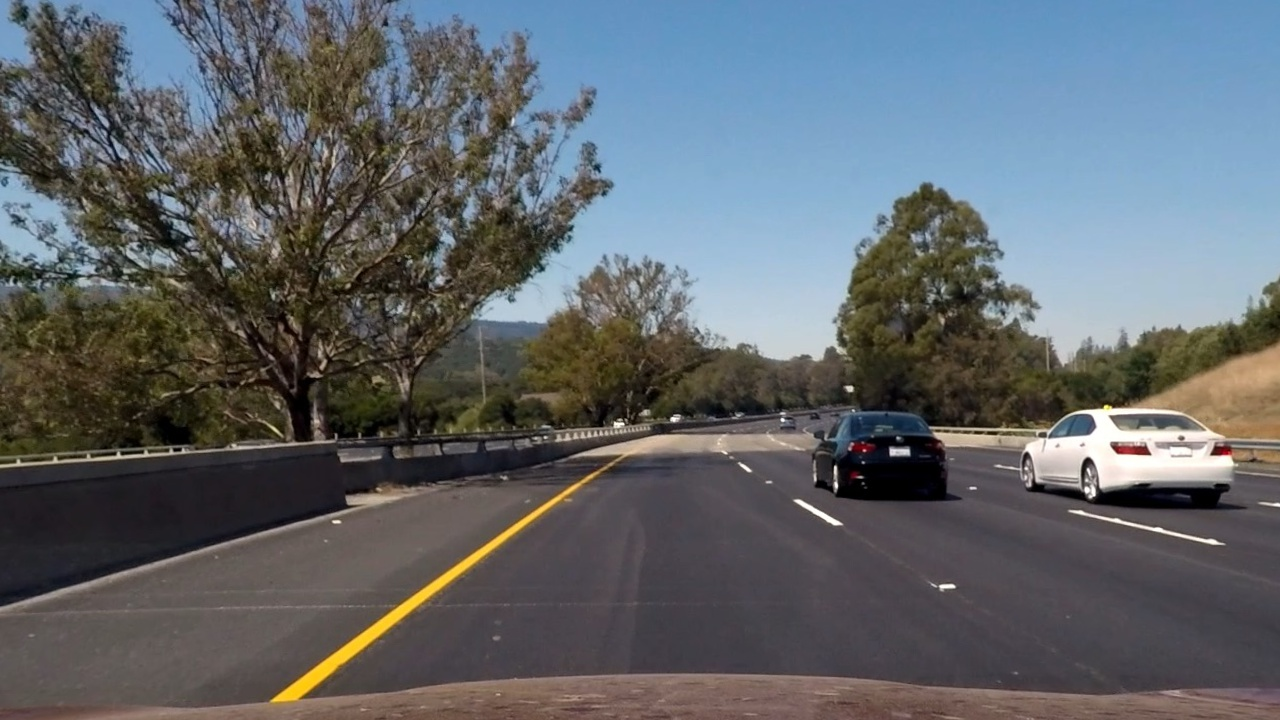
#> input picture output_images/test6.jpg, 1280 x 720 px
$ jupyter execute --allow-errors Untitled.ipynb   (older library calls are emulated)
#> lines starting #> are read from the running program, lines starting #| are printed output that depends on the picture; after the words box and inside, x2 and y2 are one past the last pixel; in counts of white or black regions, pixels touching at a corner belong together; long printed decimals are rounded
[cell 1]
import numpy as np
import cv2
import matplotlib.pyplot as plt
import matplotlib.image as mpimg
import glob

nx = 9
ny = 6
objpoints = []
imgpoints = []
objp = np.zeros((9*6,3), np.float32)
objp[:,:2] = np.mgrid[0:9,0:6].T.reshape(-1,2)

images = glob.glob("camera_cal/calibration*.jpg")

for image in images:
    img = mpimg.imread(image)
    gray = cv2.cvtColor(img, cv2.COLOR_BGR2GRAY)
    ret, corners = cv2.findChessboardCorners(gray, (nx, ny), None)
    if ret == True:
        imgpoints.append(corners)
        objpoints.append(objp)

#> (the rest of this cell did not finish here and is left out)

[cell 2]
img = cv2.imread('camera_cal/calibration1.jpg')
#> (the rest of this cell did not finish here and is left out)

[cell 3]
images = glob.glob("test_images/test*.jpg")

for image in images:
    file_name = image.split('/')[1]
    img = mpimg.imread(image)
    img = cv2.cvtColor(img, cv2.COLOR_BGR2RGB)
    undist = cv2.undistort(img, mtx, dist, None, mtx)
    cv2.imwrite("output_images/" + file_name,undist)
    hello = cv2.cvtColor(undist, cv2.COLOR_BGR2RGB)

#> (the rest of this cell did not finish here and is left out)

[cell 4]
def hls_select(img, thresh=(0, 255)):
    hls = cv2.cvtColor(img, cv2.COLOR_RGB2HLS)
    s_channel = hls[:,:,2]
    binary_output = np.zeros_like(s_channel)
    binary_output[(s_channel > thresh[0]) & (s_channel <= thresh[1])] = 1
    return binary_output

def sobel_thresh(img, orient='x', thresh_min=0, thresh_max=255):
    gray = cv2.cvtColor(img, cv2.COLOR_RGB2GRAY)
    if orient == 'x':
        abs_sobel = np.absolute(cv2.Sobel(gray, cv2.CV_64F, 1, 0))
    if orient == 'y':
        abs_sobel = np.absolute(cv2.Sobel(gray, cv2.CV_64F, 0, 1))
    scaled_sobel = np.uint8(255*abs_sobel/np.max(abs_sobel))
    binary_output = np.zeros_like(scaled_sobel)
    binary_output[(scaled_sobel >= thresh_min) & (scaled_sobel <= thresh_max)] = 1
    return binary_output

def mag_thresh(img, sobel_kernel=3, mag_thresh=(0, 255)):
    gray = cv2.cvtColor(img, cv2.COLOR_RGB2GRAY)
    sobelx = cv2.Sobel(gray, cv2.CV_64F, 1, 0, ksize=sobel_kernel)
    sobely = cv2.Sobel(gray, cv2.CV_64F, 0, 1, ksize=sobel_kernel)
    gradmag = np.sqrt(sobelx**2 + sobely**2)
    scale_factor = np.max(gradmag)/255
    gradmag = (gradmag/scale_factor).astype(np.uint8)
    binary_output = np.zeros_like(gradmag)
    binary_output[(gradmag >= mag_thresh[0]) & (gradmag <= mag_thresh[1])] = 1
    return binary_output

def dir_thresh(img, sobel_kernel=3, thresh=(0, np.pi/2)):
    gray = cv2.cvtColor(img, cv2.COLOR_RGB2GRAY)
    sobelx = cv2.Sobel(gray, cv2.CV_64F, 1, 0, ksize=sobel_kernel)
    sobely = cv2.Sobel(gray, cv2.CV_64F, 0, 1, ksize=sobel_kernel)
    absgraddir = np.arctan2(np.absolute(sobely), np.absolute(sobelx))
    binary_output =  np.zeros_like(absgraddir)
    binary_output[(absgraddir >= thresh[0]) & (absgraddir <= thresh[1])] = 1
    return binary_output

[cell 5]
image = cv2.imread("output_images/test6.jpg")
#> image is the input picture: shape (720, 1280, 3); mean B, G, R 106.1, 101.5, 96.4

grad_binary = sobel_thresh(image, orient='x', thresh_min=50, thresh_max=100)
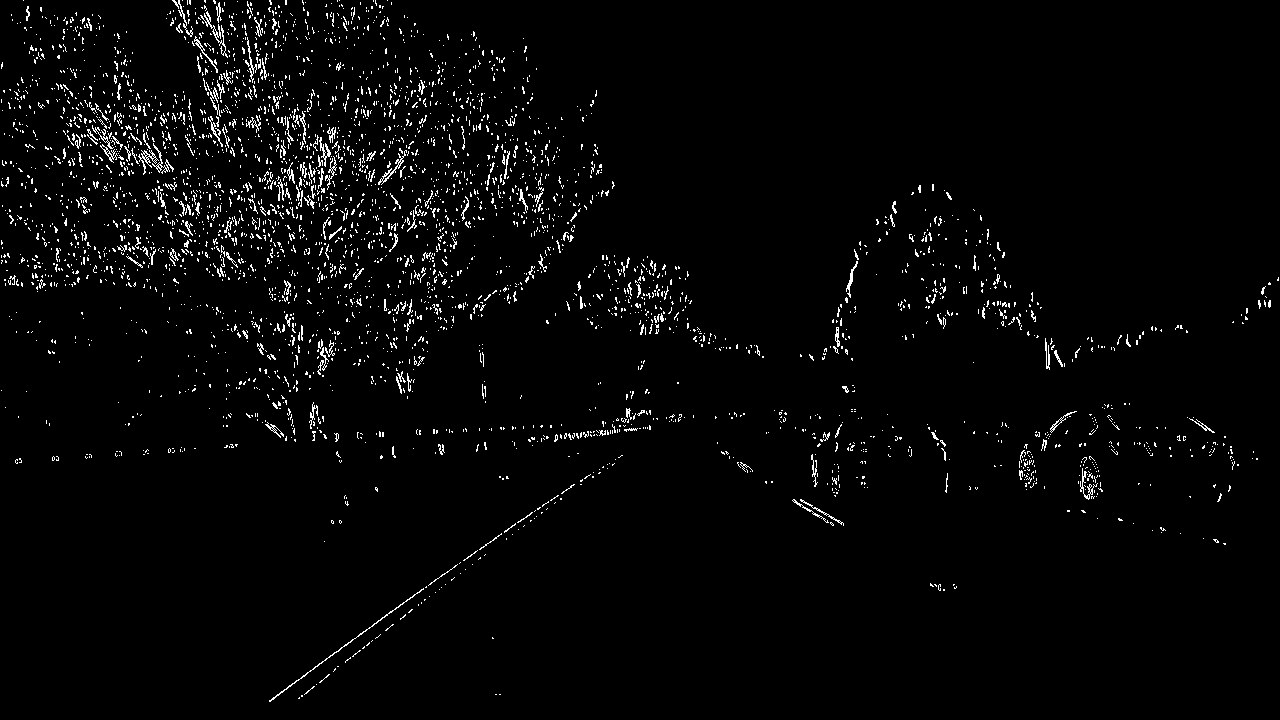
#> grad_binary: shape (720, 1280); values 0 (black) and 1 (white), 2.6% white in thin lines or dots
mag_binary = mag_thresh(image, sobel_kernel=11, mag_thresh=(50,100))
#> in mag_thresh, `gradmag = np.sqrt(sobelx**2 + sobely**2)`:
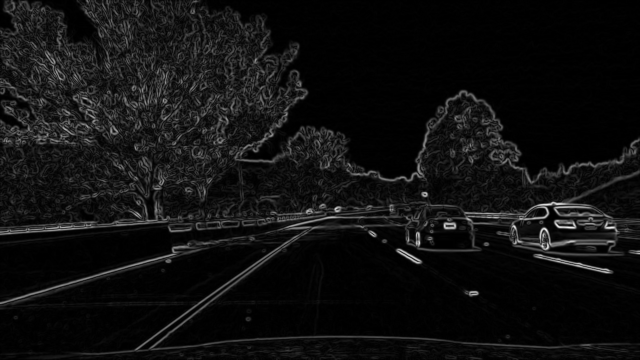
#> gradmag: shape (720, 1280) float64 (shown at 1/2 size); min 0, max 26569248.9, mean 1752131.8; drawn with min black and max white
#> in mag_thresh, `scale_factor = np.max(gradmag)/255`: scale_factor = 104193.1
#> mag_binary: shape (720, 1280); values 0 (black) and 1 (white), 7.9% white in thin lines or dots
dir_binary = dir_thresh(image, sobel_kernel=15, thresh=(0.8, 1.4))
#> dir_binary: shape (720, 1280) float64; values 0 (black) and 1 (white), 42.7% white; 5014 white regions (4047 under 20 px), largest, box (x1, y1, x2, y2) and area: (455, 1, 1279, 694) 164038, (1, 314, 723, 719) 65513, (1, 149, 288, 448) 15391

combined_binary = np.zeros_like(dir_binary)
combined_binary[(grad_binary == 1) | ((mag_binary == 1) & (dir_binary == 1))] = 1

hls_binary = hls_select(image, thresh=(180, 255))
#> hls_binary: shape (720, 1280); values 0 (black) and 1 (white), 1.8% white; 811 white regions (724 under 20 px), largest, box (x1, y1, x2, y2) and area: (1045, 406, 1233, 480) 3553, (272, 485, 578, 701) 3277, (839, 454, 945, 500) 1622

combined = np.zeros_like(combined_binary)
combined[(hls_binary == 1) | (combined_binary == 1)] = 1

color_binary = np.dstack(( np.zeros_like(hls_binary), combined_binary, hls_binary)) * 255

plt.imshow(combined ,cmap='gray')

[cell 6]
def transform_image(img):
    img_size = (combined.shape[1], combined.shape[0])
    offset = 100

    left_top  = [570,470]
    right_top = [720,470]
    left_bottom  = [250,690]
    right_bottom = [1100,690]

    src = np.float32([left_top, left_bottom, right_top, right_bottom])
    dst = np.float32([[300,0], [300,700], [900,0], [900,700]])

    M = cv2.getPerspectiveTransform(src, dst)
    warped = cv2.warpPerspective(combined, M, img_size, flags=cv2.INTER_NEAREST)

    plt.imshow(warped, cmap='gray')
    return warped, M

warped, M = transform_image(combined)

[cell 7]
def find_lane_pixels(binary_warped):
    histogram = np.sum(binary_warped[int(binary_warped.shape[0]//2):,:], axis=0)
    out_img = np.dstack((binary_warped, binary_warped, binary_warped))

    midpoint = np.int(histogram.shape[0]//2)
    leftx_base = np.argmax(histogram[:midpoint])
    rightx_base = np.argmax(histogram[midpoint:]) + midpoint

    nwindows = 9
    margin = 100
    minpix = 50

    window_height = np.int(binary_warped.shape[0]//nwindows)

    nonzero = binary_warped.nonzero()
    nonzeroy = np.array(nonzero[0])
    nonzerox = np.array(nonzero[1])

    leftx_current = leftx_base
    rightx_current = rightx_base

    left_lane_inds = []
    right_lane_inds = []

    for window in range(nwindows):
        win_y_low = binary_warped.shape[0] - (window+1)*window_height
        win_y_high = binary_warped.shape[0] - window*window_height
        win_xleft_low = leftx_current - margin
        win_xleft_high = leftx_current + margin
        win_xright_low = rightx_current - margin
        win_xright_high = rightx_current + margin

        cv2.rectangle(out_img,(win_xleft_low,win_y_low),
        (win_xleft_high,win_y_high),(0,255,0), 2)
        cv2.rectangle(out_img,(win_xright_low,win_y_low),
        (win_xright_high,win_y_high),(0,255,0), 2)

        good_left_inds = ((nonzeroy >= win_y_low) & (nonzeroy < win_y_high) &
        (nonzerox >= win_xleft_low) &  (nonzerox < win_xleft_high)).nonzero()[0]
        good_right_inds = ((nonzeroy >= win_y_low) & (nonzeroy < win_y_high) &
        (nonzerox >= win_xright_low) &  (nonzerox < win_xright_high)).nonzero()[0]

        left_lane_inds.append(good_left_inds)
        right_lane_inds.append(good_right_inds)

        if len(good_left_inds) > minpix:
            leftx_current = np.int(np.mean(nonzerox[good_left_inds]))
        if len(good_right_inds) > minpix:
            rightx_current = np.int(np.mean(nonzerox[good_right_inds]))
    try:
        left_lane_inds = np.concatenate(left_lane_inds)
        right_lane_inds = np.concatenate(right_lane_inds)
    except ValueError:
        pass

    leftx = nonzerox[left_lane_inds]
    lefty = nonzeroy[left_lane_inds]
    rightx = nonzerox[right_lane_inds]
    righty = nonzeroy[right_lane_inds]

    return leftx, lefty, rightx, righty, out_img

def fit_polynomial(binary_warped):
    leftx, lefty, rightx, righty, out_img = find_lane_pixels(binary_warped)

    left_fit = np.polyfit(lefty, leftx, 2)
    right_fit = np.polyfit(righty, rightx, 2)

    ploty = np.linspace(0, binary_warped.shape[0]-1, binary_warped.shape[0] )
    try:
        left_fitx = left_fit[0]*ploty**2 + left_fit[1]*ploty + left_fit[2]
        right_fitx = right_fit[0]*ploty**2 + right_fit[1]*ploty + right_fit[2]
    except TypeError:
        print('The function failed to fit a line!')
        left_fitx = 1*ploty**2 + 1*ploty
        right_fitx = 1*ploty**2 + 1*ploty

    out_img[lefty, leftx] = [255, 0, 0]
    out_img[righty, rightx] = [0, 0, 255]

    plt.plot(left_fitx, ploty, color='yellow')
    plt.plot(right_fitx, ploty, color='yellow')

    return out_img, left_fit, right_fit


# [56 lines left out: functions fit_poly, search_around_poly, not called in this run]


out_img, left_fit, right_fit = fit_polynomial(warped)
#> left_fit = [7.3e-05, -0.173, 417]; right_fit = [-9.28e-05, -0.0845, 1002.3]
plt.imshow(out_img)
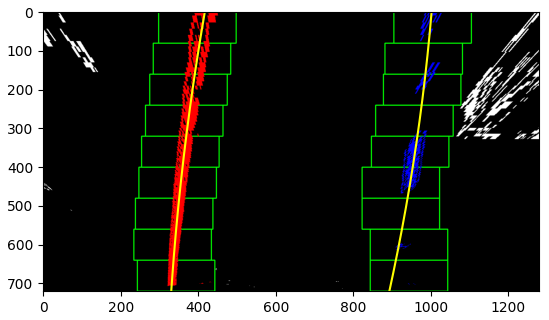
#> figure drawn by matplotlib, 1 panel

[cell 8]
def measure_curvature_real(warped, left_fit_cr, right_fit_cr):
    ym_per_pix = 30/720 # meters per pixel in y dimension
    xm_per_pix = 3.7/700 # meters per pixel in x dimension

    ploty = np.linspace(0, warped.shape[0]-1, warped.shape[0] )

    # Define y-value where we want radius of curvature
    # We'll choose the maximum y-value, corresponding to the bottom of the image
    y_eval = np.max(ploty)

    # Calculation of R_curve (radius of curvature)
    left_curverad = ((1 + (2*left_fit_cr[0]*y_eval*ym_per_pix + left_fit_cr[1])**2)**1.5) / np.absolute(2*left_fit_cr[0])
    right_curverad = ((1 + (2*right_fit_cr[0]*y_eval*ym_per_pix + right_fit_cr[1])**2)**1.5) / np.absolute(2*right_fit_cr[0])

    return left_curverad, right_curverad

lc, rc = measure_curvature_real(warped, left_fit, right_fit)
#> in measure_curvature_real, `left_curverad = ((1 + (2*left_fit_cr[0]*y_eval*ym_per_pix + left_fit_c..`: left_curverad = 7145.5
#> in measure_curvature_real, `right_curverad = ((1 + (2*right_fit_cr[0]*y_eval*ym_per_pix + right_fi..`: right_curverad = 5456
#> lc = 7145.5; rc = 5456

print(lc, rc)
#| 7145.488 5456.000

[cell 9]
ploty = np.linspace(0, warped.shape[0]-1, warped.shape[0] )
left_fitx = left_fit[0]*ploty**2 + left_fit[1]*ploty + left_fit[2]
#> left_fitx = 720 values, max 417 at index 0, min 330.5 at index 719, mean 367.5
right_fitx = right_fit[0]*ploty**2 + right_fit[1]*ploty + right_fit[2]
#> right_fitx = 720 values, max 1002.3 at index 0, min 893.6 at index 719, mean 955.9

warp_zero = np.zeros_like(warped).astype(np.uint8)
color_warp = np.dstack((warp_zero, warp_zero, warp_zero))

ploty = np.linspace(0, warped.shape[0]-1, warped.shape[0] )

# Recast the x and y points into usable format for cv2.fillPoly()
pts_left = np.array([np.transpose(np.vstack([left_fitx, ploty]))])
#> pts_left = 720 pairs, first value 330.5 to 417, second value 0 to 719
pts_right = np.array([np.flipud(np.transpose(np.vstack([right_fitx, ploty])))])
#> pts_right = 720 pairs, first value 893.6 to 1002.3, second value 0 to 719
pts = np.hstack((pts_left, pts_right))
#> pts = 1440 pairs, first value 330.5 to 1002.3, second value 0 to 719

# Draw the lane onto the warped blank image
cv2.fillPoly(color_warp, np.int_([pts]), (0,255, 0))

Minv = np.linalg.inv(M)

# Warp the blank back to original image space using inverse perspective matrix (Minv)
newwarp = cv2.warpPerspective(color_warp, Minv, (image.shape[1], image.shape[0]))
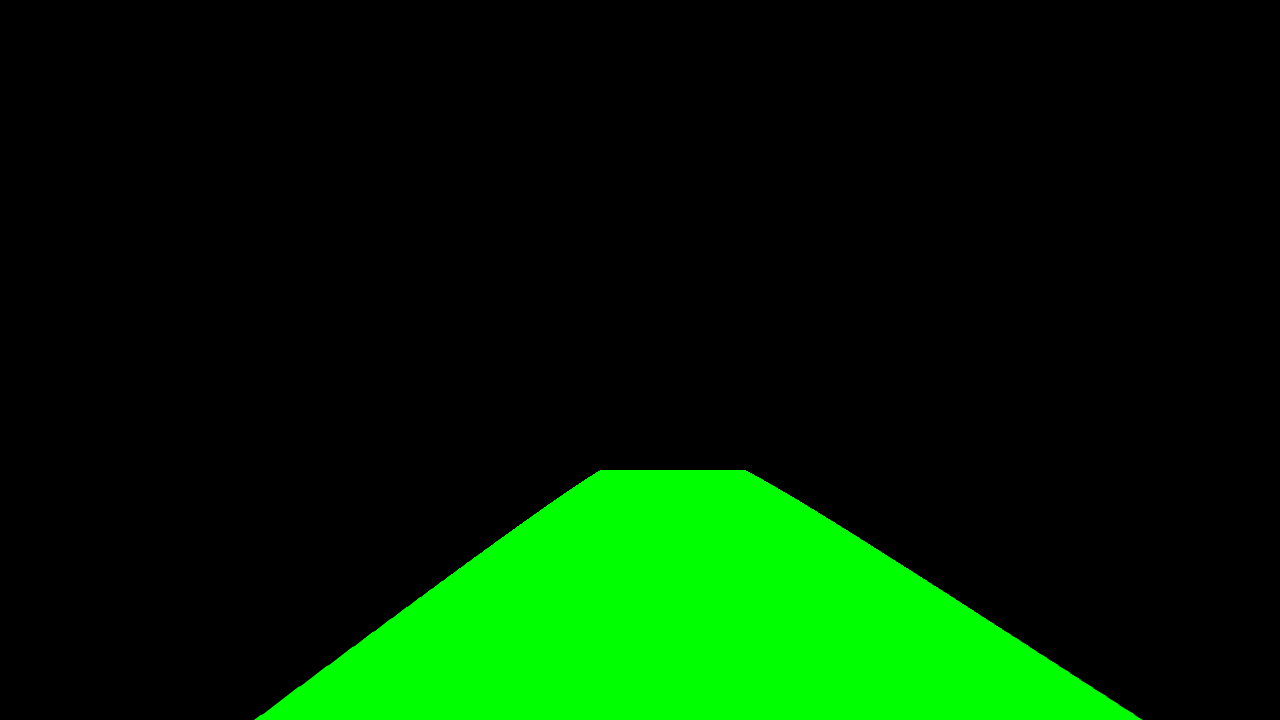
#> newwarp: shape (720, 1280, 3); mean of channels 0, 1, 2 0, 36.2, 0; drawn as B, G, R
# Combine the result with the original image
#> (the rest of this cell did not finish here and is left out)

$ run again, with output_images/test1.jpg copied over output_images/test6.jpg
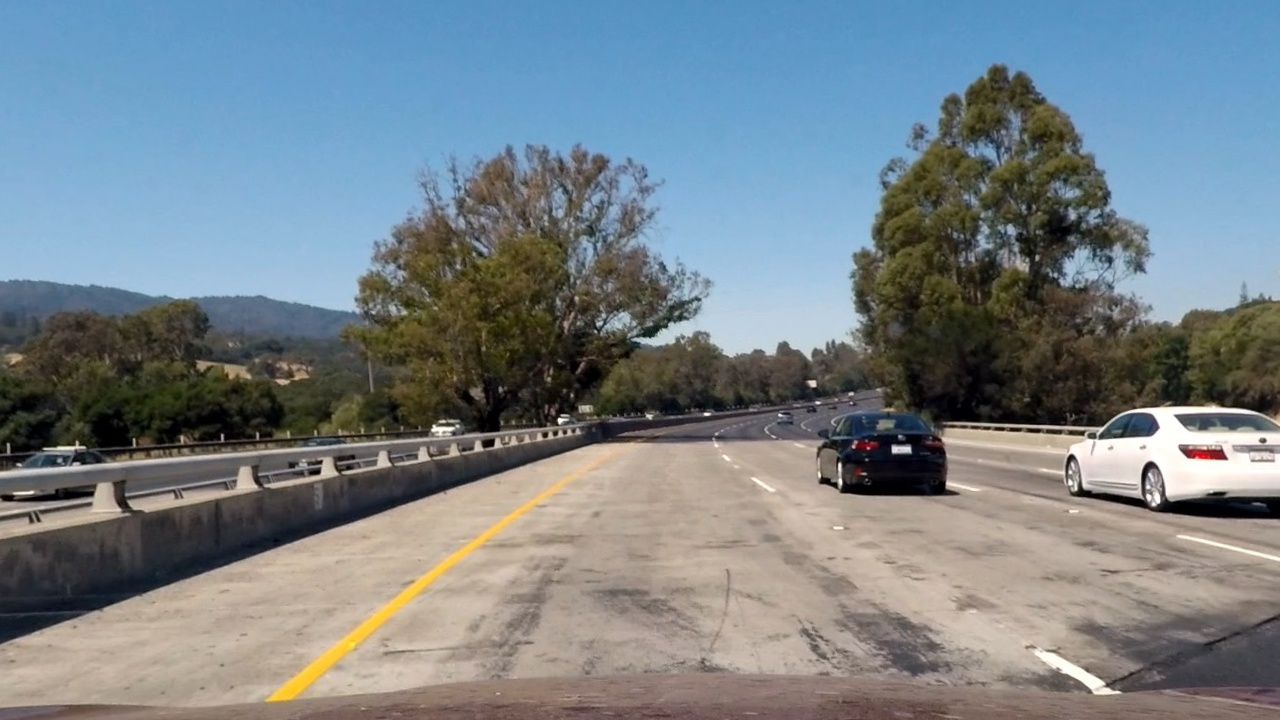
#> input picture output_images/test1.jpg, 1280 x 720 px
#> image is the input picture: shape (720, 1280, 3); mean B, G, R 136.2, 130, 119.3
#> grad_binary: shape (720, 1280); values 0 (black) and 1 (white), 1.1% white in thin lines or dots, all inside (x1, y1, x2, y2) = (1, 69, 1279, 695)
#> scale_factor = 109010.2
#> mag_binary: shape (720, 1280); values 0 (black) and 1 (white), 5.1% white in thin lines or dots
#> dir_binary: shape (720, 1280) float64; values 0 (black) and 1 (white), 44.5% white; 3952 white regions (3298 under 20 px), largest, box (x1, y1, x2, y2) and area: (1, 1, 1279, 719) 318027, (1, 323, 74, 433) 2469, (1150, 7, 1270, 99) 2226
#> hls: shape (720, 1280, 3); mean of channels 0, 1, 2 68.5, 127.9, 74
#> hls_binary: shape (720, 1280); values 0 (black) and 1 (white), 1.8% white; 655 white regions (572 under 20 px), largest, box (x1, y1, x2, y2) and area: (1094, 407, 1280, 494) 4809, (269, 478, 570, 701) 3604, (843, 478, 925, 495) 606
#> binary_warped: shape (720, 1280) float64; values 0 (black) and 1 (white), 4.5% white; 164 white regions (118 under 20 px), largest, box (x1, y1, x2, y2) and area: (305, 117, 345, 707) 11156, (1099, 14, 1280, 299) 10756, (928, 89, 993, 275) 4879
#> `out_img, left_fit, right_fit = fit_polynomial(warped)`: left_fit = [0.000148, -0.141, 351.9]; right_fit = [0.000184, -0.274, 1000.3]
#> `[cell 7] def find_lane_pixels(binary_warped): histogram = np.sum(binar..`:
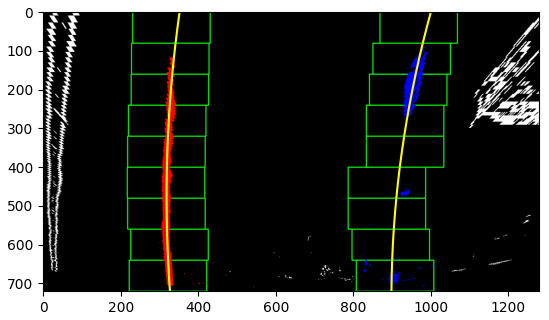
#> figure drawn by matplotlib, 1 panel
#> left_curverad = 3464.2
#> right_curverad = 2996.8
#> lc = 3464.2; rc = 2996.8
#| 3464.170 2996.811
#> `left_fitx = left_fit[0]*ploty**2 + left_fit[1]*ploty + left_fit[2]`: left_fitx = 720 values, max 351.9 at index 0, min 318.3 at index 476, mean 326.8
#> `right_fitx = right_fit[0]*ploty**2 + right_fit[1]*ploty + right_fit[2]`: right_fitx = 720 values, max 1000.3 at index 0, min 898.7 at index 719, mean 933.6
#> pts_left = 720 pairs, first value 318.3 to 351.9, second value 0 to 719
#> pts_right = 720 pairs, first value 898.7 to 1000.3, second value 0 to 719
#> pts = 1440 pairs, first value 318.3 to 1000.3, second value 0 to 719
#> `newwarp = cv2.warpPerspective(color_warp, Minv, (image.shape[1], image..`:
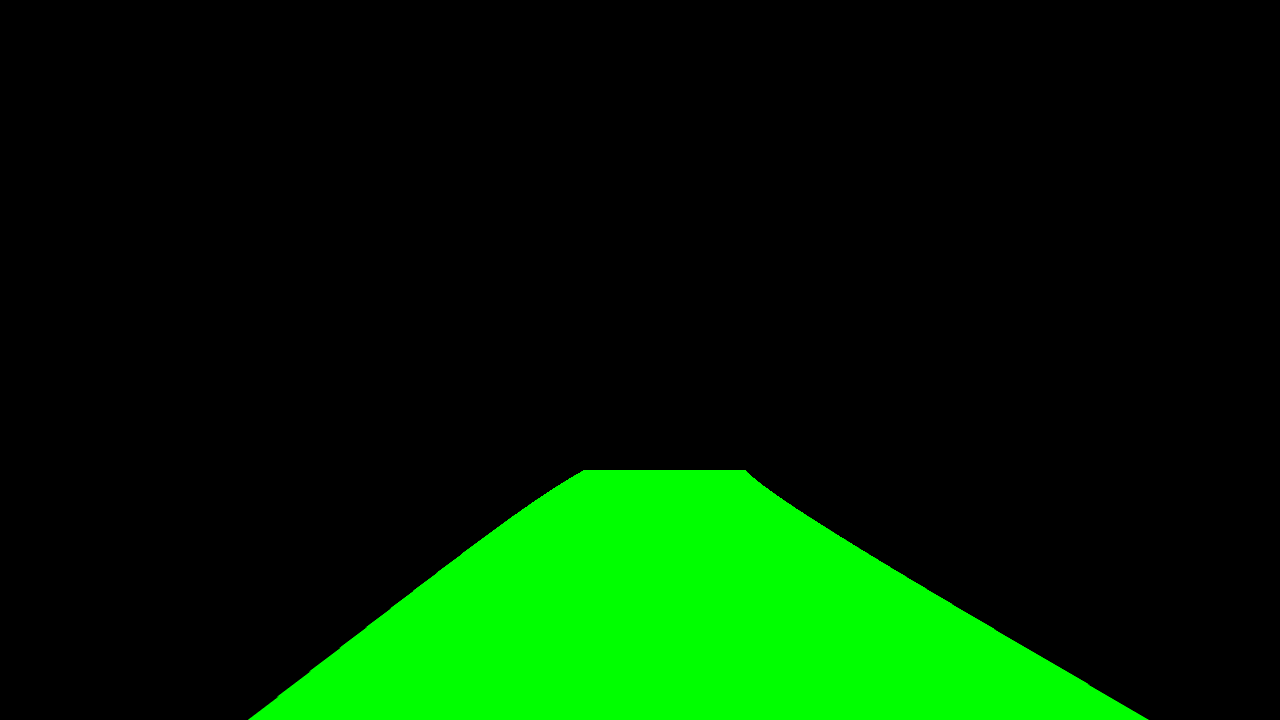
#> newwarp: shape (720, 1280, 3); mean of channels 0, 1, 2 0, 36.6, 0; drawn as B, G, R
